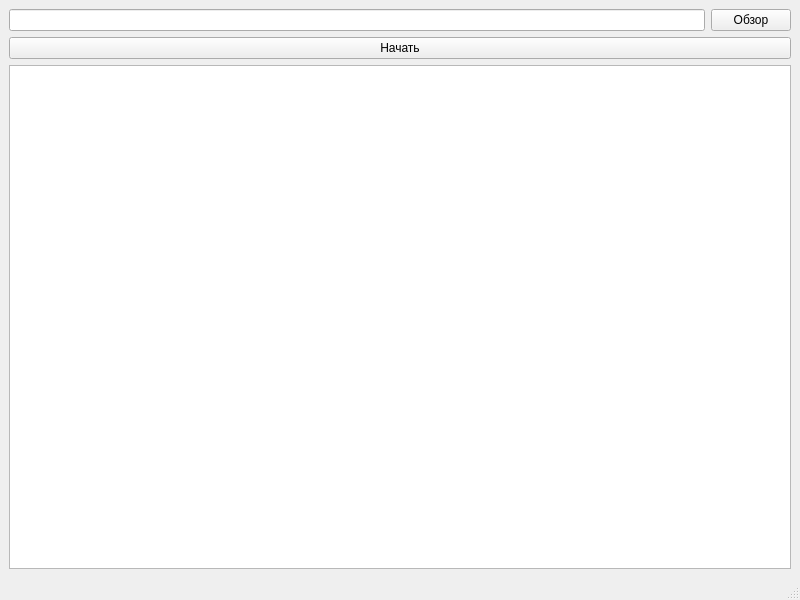
<?xml version="1.0" encoding="UTF-8"?>
<ui version="4.0">
 <class>MainWindow</class>
 <widget class="QMainWindow" name="MainWindow">
  <property name="geometry">
   <rect>
    <x>0</x>
    <y>0</y>
    <width>800</width>
    <height>600</height>
   </rect>
  </property>
  <property name="windowTitle">
   <string>Задание 1</string>
  </property>
  <widget class="QWidget" name="centralwidget">
   <layout class="QGridLayout" name="gridLayout">
    <item row="0" column="1">
     <widget class="QPushButton" name="btn_obz">
      <property name="text">
       <string>Обзор</string>
      </property>
     </widget>
    </item>
    <item row="0" column="0">
     <widget class="QLineEdit" name="line_file"/>
    </item>
    <item row="2" column="0" colspan="2">
     <widget class="QTextBrowser" name="text_1"/>
    </item>
    <item row="1" column="0" colspan="2">
     <widget class="QPushButton" name="btn_start">
      <property name="text">
       <string>Начать</string>
      </property>
     </widget>
    </item>
   </layout>
  </widget>
  <widget class="QMenuBar" name="menubar">
   <property name="geometry">
    <rect>
     <x>0</x>
     <y>0</y>
     <width>800</width>
     <height>26</height>
    </rect>
   </property>
  </widget>
  <widget class="QStatusBar" name="statusbar"/>
 </widget>
 <resources/>
 <connections/>
</ui>
